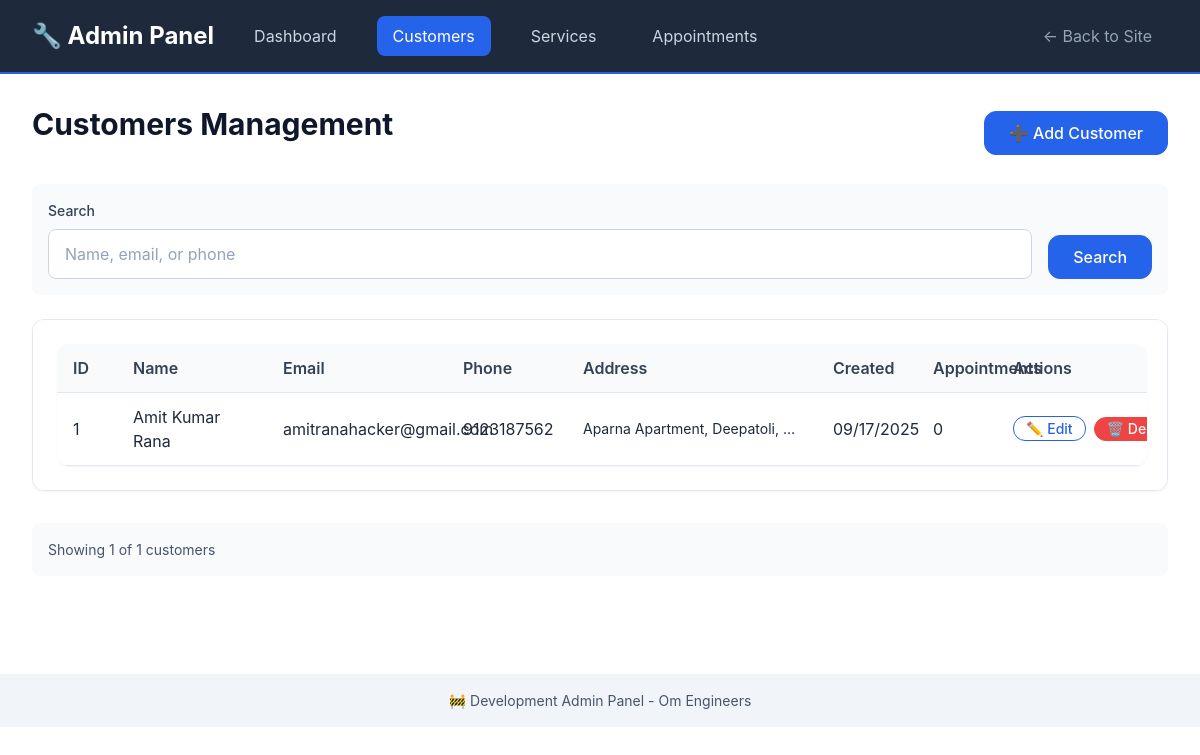
Before: /admin/customers with the older database file.
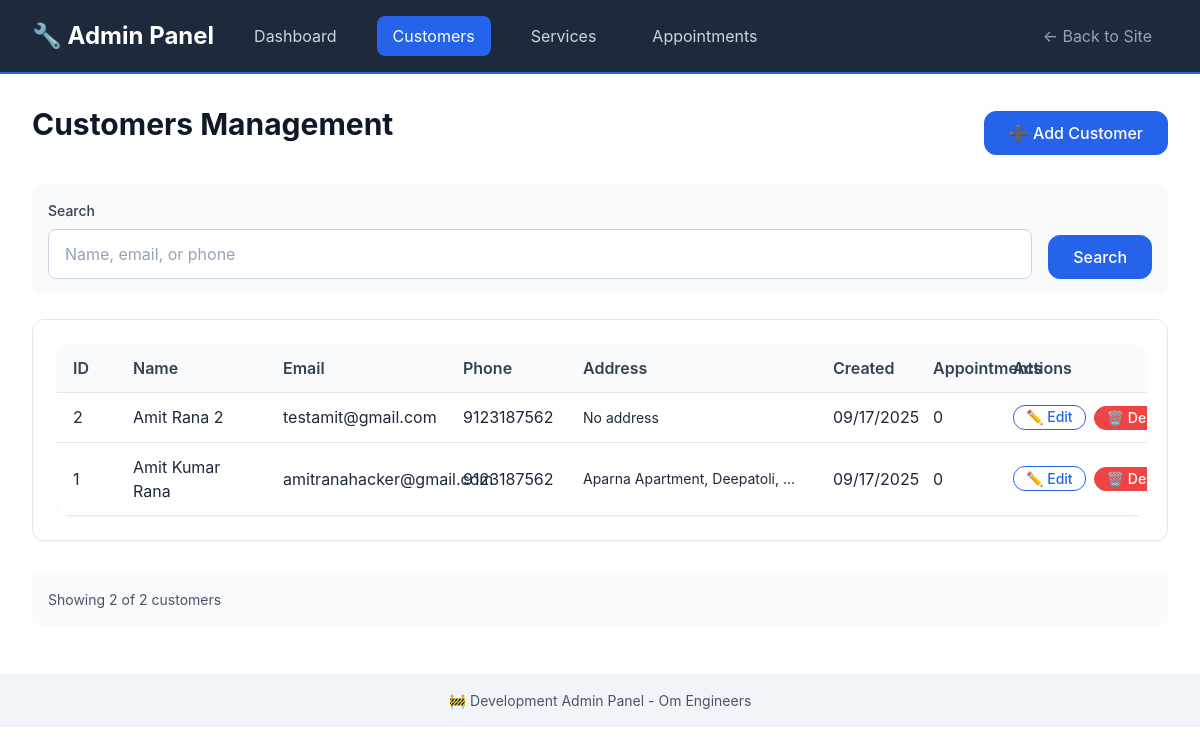
After: the same page with the newer database file.
### models/customer_db.py (models this page shows, shortened)
class Customer(db.Model):
    __tablename__ = 'customers'
    id: Mapped[int] = mapped_column(primary_key=True)
    name: Mapped[str] = mapped_column(String(100), nullable=False)
    email: Mapped[str] = mapped_column(String(120), nullable=True, index=True)
    phone: Mapped[str] = mapped_column(String(20), nullable=False, index=True)
    address: Mapped[str] = mapped_column(Text, nullable=True)
    created_at: Mapped[datetime] = mapped_column(DateTime, default=datetime.utcnow)
    updated_at: Mapped[datetime] = mapped_column(DateTime, default=datetime.utcnow, onupdate=datetime.utcnow)
    appointments = db.relationship('Appointment', back_populates='customer', cascade='all, delete-orphan')

### routes/admin.py (the view, shortened to what this page needs)
@admin_bp.route('/customers')
def customers():
    search = request.args.get('search', '')
    page = request.args.get('page', 1, type=int)
    query = Customer.query
    customers = query.order_by(Customer.created_at.desc()).paginate(
        page=page, per_page=20, error_out=False
    )
    return render_template('admin/customers.html', customers=customers, search=search)

### templates/admin/customers.html (shortened to what this page needs)
{% extends "admin/base.html" %}
{% block content %}
<div style="display: flex; justify-content: space-between; align-items: center; margin-bottom: var(--space-6);">
    <h1>Customers Management</h1>
    <a href="{{ url_for('admin.new_customer') }}" class="btn btn-primary">➕ Add Customer</a>
</div>
<div class="filters">
    <form method="GET" style="display: flex; gap: var(--space-4); align-items: end; flex-wrap: wrap; width: 100%;">
        <div style="flex: 1; min-width: 200px;">
            <label for="search" class="form-label">Search</label>
            <input type="text" id="search" name="search" class="form-input"
                   placeholder="Name, email, or phone" value="{{ search }}">
        </div>
        <button type="submit" class="btn btn-primary">Search</button>
    </form>
</div>
{% if customers.items %}
<div class="card">
    <table class="admin-table">
        <thead>
            <tr>
                <th>ID</th>
                <th>Name</th>
                <th>Email</th>
                <th>Phone</th>
                <th>Address</th>
                <th>Created</th>
                <th>Appointments</th>
                <th>Actions</th>
            </tr>
        </thead>
        <tbody>
            {% for customer in customers.items %}
            <tr>
                <td>{{ customer.id }}</td>
                <td>{{ customer.name }}</td>
                <td>{{ customer.email }}</td>
                <td>{{ customer.phone }}</td>
                <td class="address-column">
                    <div style="max-width: 250px; overflow: hidden; text-overflow: ellipsis; white-space: nowrap;"
                         title="{{ customer.address or 'No address provided' }}">
                        {{ customer.address or 'No address' }}
                    </div>
                </td>
                <td>{{ customer.created_at.strftime('%m/%d/%Y') }}</td>
                <td>{{ customer.appointments|length }}</td>
                <td>
                    <div style="display: flex; gap: var(--space-2);">
                        <a href="{{ url_for('admin.edit_customer', customer_id=customer.id) }}"
                           class="btn btn-sm btn-outline">✏️ Edit</a>
                        <form method="POST" action="{{ url_for('admin.delete_customer', customer_id=customer.id) }}"
                              style="display: inline;"
                              onsubmit="return confirm('Are you sure you want to delete this customer? This will also delete all their appointments!')">
                            <button type="submit" class="btn btn-sm btn-danger">🗑️ Delete</button>
                        </form>
                    </div>
                </td>
            </tr>
            {% endfor %}
        </tbody>
    </table>
</div>
{% endif %}
<div style="margin-top: var(--space-8); padding: var(--space-4); background: var(--gray-50); border-radius: var(--border-radius);">
    <p style="margin: 0; color: var(--gray-600); font-size: var(--font-size-sm);">
        Showing {{ customers.items|length }} of {{ customers.total }} customers
    </p>
</div>
{% endblock %}

### templates/admin/base.html (shortened to what this page needs)
<!DOCTYPE html>
<html lang="en">
<head>
    <link rel="stylesheet" href="{{ url_for('static', filename='css/main.css') }}">
</head>
<body>
    <header class="admin-header">
        <div class="container">
            <div class="admin-nav">
                <h2 style="color: var(--white); margin: 0;">🔧 Admin Panel</h2>
                <a href="{{ url_for('admin.index') }}" class="{% if request.endpoint == 'admin.index' %}active{% endif %}">Dashboard</a>
                <a href="{{ url_for('admin.customers') }}" class="{% if 'customers' in request.endpoint %}active{% endif %}">Customers</a>
                <a href="{{ url_for('admin.services') }}" class="{% if 'services' in request.endpoint %}active{% endif %}">Services</a>
                <a href="{{ url_for('admin.appointments') }}" class="{% if 'appointments' in request.endpoint %}active{% endif %}">Appointments</a>
                <div style="margin-left: auto;">
                    <a href="{{ url_for('main.index') }}" style="color: var(--gray-400);">← Back to Site</a>
                </div>
            </div>
        </div>
    </header>
    <main class="admin-content">
        <div class="container">
            {% block content %}{% endblock %}
        </div>
    </main>
    <footer style="background-color: var(--gray-100); padding: var(--space-4) 0; text-align: center; color: var(--gray-600);">
        <div class="container">
            <p style="margin: 0; font-size: var(--font-size-sm);">
                🚧 Development Admin Panel - {{ config.APP_NAME }}
            </p>
        </div>
    </footer>
</body>
</html>

### templates/admin/base.html (style rules this page uses)
.admin-header { background-color: var(--gray-800); color: var(--white); padding: var(--space-4) 0; border-bottom: 2px solid var(--primary-color); }
.admin-nav { display: flex; gap: var(--space-6); align-items: center; }
.admin-nav a { color: var(--gray-300); text-decoration: none; padding: var(--space-2) var(--space-4); border-radius: var(--border-radius); transition: all 0.2s ease; }
.admin-nav a:hover, .admin-nav a.active { background-color: var(--primary-color); color: var(--white); }
.admin-content { padding: var(--space-8) 0; min-height: calc(100vh - 200px); }
.admin-table { width: 100%; border-collapse: collapse; background: var(--white); box-shadow: var(--shadow-sm); border-radius: var(--border-radius-lg); overflow: hidden; }
.admin-table th, .admin-table td { padding: var(--space-3) var(--space-4); text-align: left; border-bottom: 1px solid var(--gray-200); }
.admin-table th { background-color: var(--gray-50); font-weight: var(--font-weight-semibold); color: var(--gray-700); }
.btn-sm { padding: var(--space-1) var(--space-3); font-size: var(--font-size-sm); min-height: auto; }
.btn-danger { background-color: var(--error-color); border-color: var(--error-color); color: var(--white); }
.filters { background: var(--gray-50); padding: var(--space-4); border-radius: var(--border-radius); margin-bottom: var(--space-6); display: flex; gap: var(--space-4); align-items: end; flex-wrap: wrap; }

### templates/admin/customers.html (style rules this page uses)
.admin-table { min-width: 800px; table-layout: fixed; }
.admin-table th:nth-child(1) { width: 60px; }
.admin-table th:nth-child(2) { width: 150px; }
.admin-table th:nth-child(3) { width: 180px; }
.admin-table th:nth-child(4) { width: 120px; }
.admin-table th:nth-child(5) { width: 250px; }
.admin-table th:nth-child(6) { width: 100px; }
.admin-table th:nth-child(7) { width: 80px; }
.admin-table th:nth-child(8) { width: 150px; }
.address-column { font-size: var(--font-size-sm); }
@media (max-width: 1200px) { .card { overflow-x: auto; } }
@media (max-width: 1200px) { .admin-table { min-width: 1000px; } }

Changed rows visible on the page:
added Customer: id "2", name "Amit Rana 2", email "testamit@gmail.com", phone "9123187562", address "No address", created_at "09/17/2025", appointments|length "0"
Other visible differences:
{{ customers.items|length }}: "1" → "2"
{{ customers.total }}: "1" → "2"
